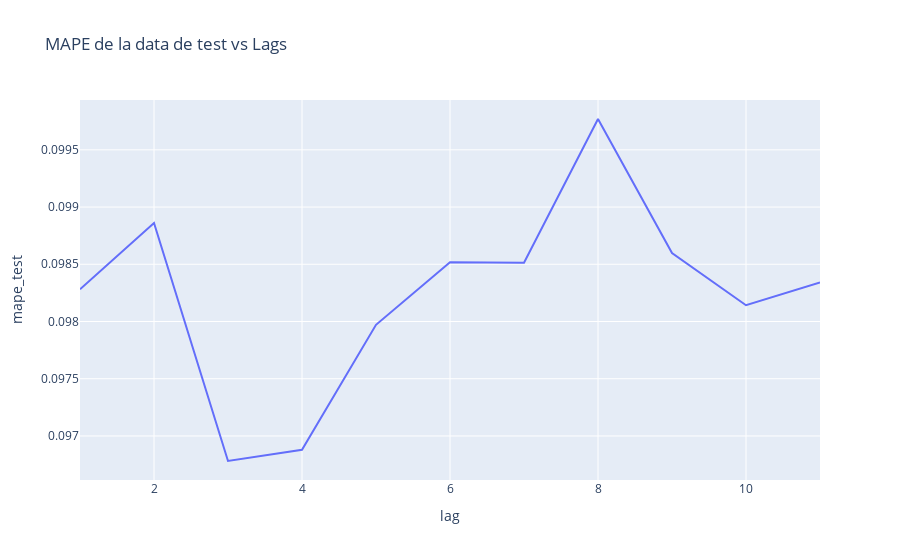

The code cell stored with this chart in its notebook:
### Code cell
fig_mape = px.line(
    df_pruebas, x="lag", y="mape_test", title="MAPE de la data de test vs Lags"
)

fig_mape.show()

### Figure 1 — Plotly figure (JSON) as saved in the notebook; plotly's stock layout.template omitted (floating-point values rounded to 4 significant figures)
{"data": [{"hovertemplate": "lag=%{x}<br>mape_test=%{y}<extra></extra>", "legendgroup": "", "line": {"color": "#636efa", "dash": "solid"}, "marker": {"symbol": "circle"}, "mode": "lines", "name": "", "orientation": "v", "showlegend": false, "type": "scatter", "x": [1, 2, 3, 4, 5, 6, 7, 8, 9, 10, 11], "xaxis": "x", "y": [0.09828, 0.09886, 0.09678, 0.09688, 0.09797, 0.09852, 0.09851, 0.09977, 0.0986, 0.09814, 0.09834], "yaxis": "y"}], "layout": {"legend": {"tracegroupgap": 0}, "title": {"text": "MAPE de la data de test vs Lags"}, "xaxis": {"anchor": "y", "domain": [0, 1], "title": {"text": "lag"}}, "yaxis": {"anchor": "x", "domain": [0, 1], "title": {"text": "mape_test"}}}}
